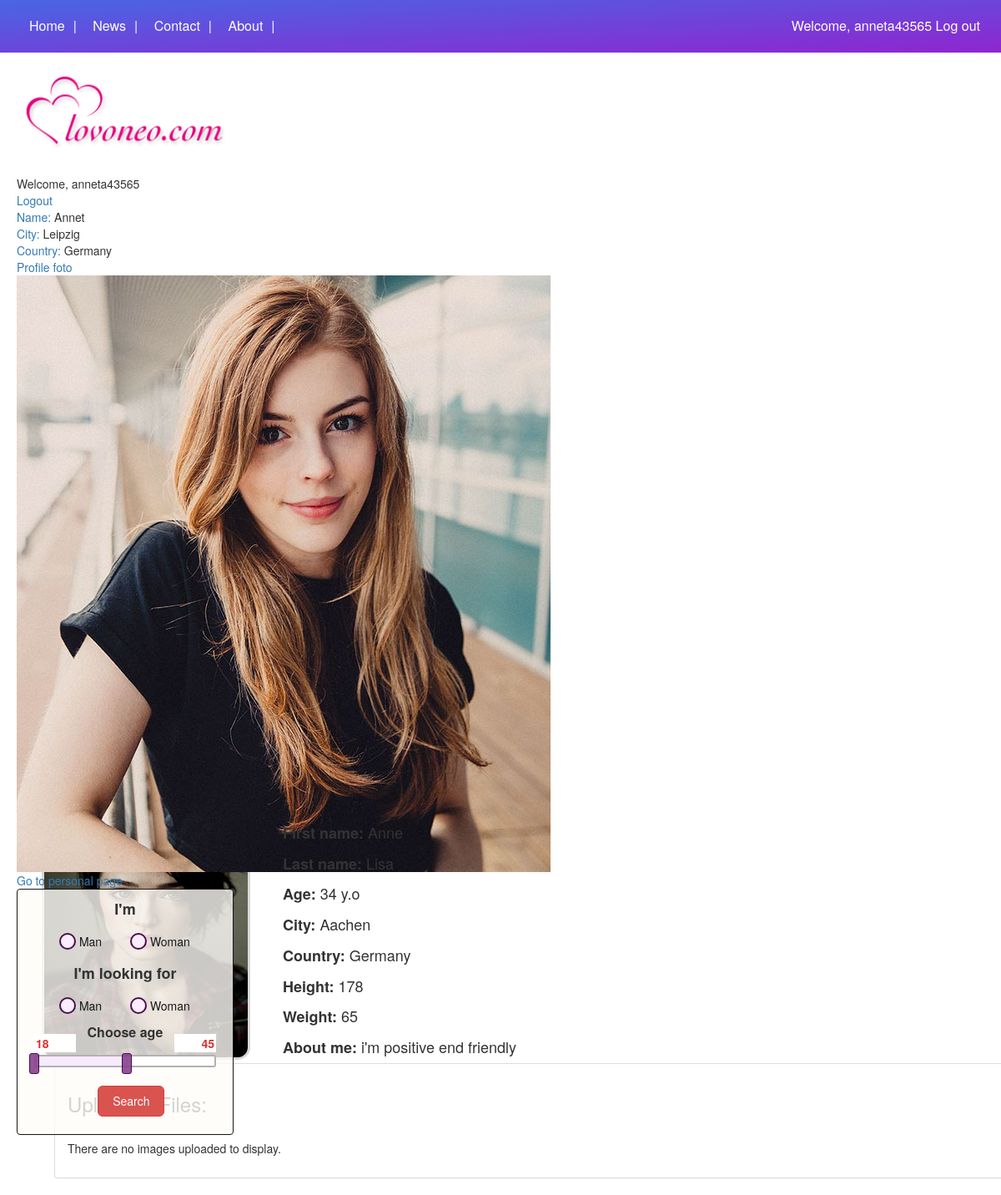
Page /personal_page.php?user_id=rfwdcvxsdfsdf (signed in) on the committed database.
### tables this page shows
CREATE TABLE `register_user` (
  `register_user_id` int(11) NOT NULL,
  `user_name` varchar(250) NOT NULL,
  `user_email` varchar(250) NOT NULL,
  `user_password` varchar(250) NOT NULL,
  `user_activation_code` varchar(250) NOT NULL,
  `user_id` varchar(255) NOT NULL,
  `user_email_status` enum('not verified','verified') NOT NULL,
  `first_name` varchar(1000) NOT NULL,
  `last_name` varchar(1000) NOT NULL,
  `country` varchar(1000) NOT NULL,
  `city` varchar(1000) NOT NULL,
  `birth_date` date DEFAULT NULL,
  `profile_foto` varchar(1000) NOT NULL,
  `details` varchar(1000) NOT NULL,
  `gender` varchar(255) NOT NULL,
  `weight` int(255) NOT NULL,
  `height` int(255) NOT NULL
);

### personal_page.php (the view, shortened to what this page needs)
<?php
$user_id=$_GET["user_id"];
$con = new PDO( DB_DSN, DB_USERNAME, DB_PASSWORD );
$sthandler = $con->prepare("SELECT TIMESTAMPDIFF(YEAR, `birth_date`, CURDATE()) AS age , first_name, last_name, country, city, details, height, weight, profile_foto FROM register_user WHERE user_id = '$user_id'");
$sthandler->execute();
?>
<head>
<link rel="stylesheet" href="style_personal_page.css">
<link rel="stylesheet" href="https://cdnjs.cloudflare.com/ajax/libs/jqueryui/1.12.1/jquery-ui.min.css">
<link rel="stylesheet" type="text/css" href="slick/slick.css"/>
<link rel="stylesheet" type="text/css" href="slick/slick-theme.css"/>
<link rel="stylesheet" href="https://maxcdn.bootstrapcdn.com/bootstrap/3.3.0/css/bootstrap.min.css">
</head>
<body>
    <header class="head fixed">
        <div class="wrap">
            <nav class="pull_left">
                <ul class="list-unstyled ">
                <a class="active" href="#home"><li class="li-item inline-block">Home</li></a>
                <a href="#news"><li class="li-item inline-block">News</li></a>
                <a href="#contact"><li class="li-item inline-block">Contact</li></a>
                <a href="#about"><li class="li-item inline-block">About</li></a>
                </ul>
            </nav>
            <div class="pull-right">
                <a class="welcom" > <?php
                    if (isset($_SESSION['user_name'])) {
                    echo 'Welcome, '.$_SESSION['user_name'];
                    }
                    ?>
                </a>
                <a href="#" class="log-in-out">
                <?php
                    if (isset($_SESSION['user_name'])) {
                    echo 'Log out';
                    }
                    else echo 'Log in';
                    ?>
                </a>
            </div>
        </div>
    </header>
    <div class="wrap">
    <section class="section-control inline-block  rel">
        <div class="logo"></div>
            <div class="form-signin"  method="POST">
                    <?php
                    if(isset($_SESSION['user_name']))
                    {
                    include("user_on.php");
                    }
                    else
                    {
                    include("login.php");
                    }
                    ?>
            </div>
            <div class=" form-log ">
                    <?php
                        include("filter.php");
                        ?>
    <div class="inline-block right-side">
        <section class="section-photo">
            <?php while($row = $sthandler->fetch(PDO::FETCH_ASSOC)) : ?>
            <div class="photo-box inline-block">
                <img src="<?php echo $row ['profile_foto']?>" class="photo-person">
            </div>
            <div class="inline-block rel">
                <div class="info">
                    <div class="info-info"><span class="key">First name: </span><?php echo $row ['first_name'] ?></div>
                    <div class="info-info"><span class="key">Last name: </span><?php echo $row ['last_name'] ?></div>
                    <div class="info-info"><span class="key">Age: </span><?php echo $row ['age'] ?> y.o</div>
                    <div class="info-info"><span class="key">City: </span><?php echo $row ['city'] ?></div>
                    <div class="info-info"><span class="key">Country: </span><?php echo $row ['country'] ?></div>
                    <div class="info-info"><span class="key">Height: </span><?php echo $row ['height'] ?></div>
                    <div class="info-info"><span class="key">Weight: </span><?php echo $row ['weight'] ?></div>
                    <div class="info-info"><span class="key">About me: </span><?php echo $row ['details'] ?></div>
                </div>
            <?php endwhile;?>
            </div>
            <div class="album">
                <?php
                include("fotos/view.php");
                ?>
            </div>
        </section>
    </div>
</body>

### user_on.php (shortened to what this page needs)
<?php
if(isset($_SESSION['user_name']))
{
echo 'Welcome, '.$_SESSION['user_name'];
echo '<br>';
echo '<a href="logout.php">Logout</a>';
}
?>
<div class="user_on">
<?php
include("connection.php");
$user_name = $_SESSION['user_name'];
$query = "SELECT * FROM register_user WHERE user_name = '$user_name'";
$mysql_result = mysqli_query($conn, $query);
?>
<?php
while ($row = mysqli_fetch_assoc($mysql_result)) :
?>
<a>Name:	</a><?php echo $row['first_name']; ?><br>
<a>City:	</a><?php echo $row['city'];?><br>
<a>Country:	</a><?php echo $row['country'];?><br>
<a>Profile foto	</a><img src = "<?php echo $row['profile_foto'];?>"><br>
<a href="personal_page_edit.php?user_activation_code=<?php echo $row['user_activation_code'];?>&&user_id=<?php echo $row['user_id'];?>">Go to personal page</a>
<?php endwhile; ?>
</div>

### filter.php (shortened to what this page needs)
<!DOCTYPE html>
<html>
	<head>
		<link rel="stylesheet" href="filter.css">
	</head>
	<body>
<div class="panel panel-2 panel-default">
    			        <div class="panel-body">
                            <form class="search rel" action="search_form.php" method="post">
                                        <div class=" rel">
                                            <h4 class="center search-text">I'm</h4>
                                            <div class="labeles-div">
                                                <label class="labeles">
                                                    <span class="radio-custom"></span>
                                                    <div class="label_r">Man</div>
                                                </label>
                                                <label class="labeles">
                                                    <span class="radio-custom"></span>
                                                    <div class="label_r">Woman</div>
                                                </label>
                                            </div>
                                        </div>
                                        <div class="rel">
                                            <h4 class="center  search-text">I'm looking for</h4>
                                            <div class="labeles-div">
                                                <label class="labeles">
                                                    <span class="radio-custom"></span>
                                                    <div class="label_r">Man</div>
                                                </label>
                                                <label class="labeles">
                                                    <span class="radio-custom"></span>
                                                    <div class="label_r">Woman</div>
                                                </label>
                                            </div>
                                        </div>
                                <div class="slider">
                                    <p class="center slider-age">Choose age</p>
                                    <div class="rel">
                                      <input type="text" class="inputs-age" name ="amount" id="amount" value="<?php echo isset($_POST['amount']) ? $_POST['amount'] : '' ?>" readonly>
                                      <input type="text" class="inputs-age" name ="amount-2" id="amount-2" value="<?php echo isset($_POST['amount-2']) ? $_POST['amount-2'] : '' ?>" readonly>
                                    </div>
                                    <div id="slider-range"></div>
                                </div>
                                <div class="form-group search-btn-block">
                                    <input class="search-btn btn btn-lg btn-danger" id="search" onclick="location.href = 'search_form.php';" type="submit" name="search" value="Search">
                                </div>
                            </form>
    			        </div>
    		        </div>
                </div>
</body>
</html>

### fotos/view.php (shortened to what this page needs)
<!DOCTYPE html>
<html lang="en">
		<link href="fotos/css/bootstrap.min.css" rel="stylesheet">
	<body>
		<div class="container">
			<div class="panel panel-default">
				<div class="panel-body">
					<h3>Uploaded Files:</h3>
					<br/>
					<?php
						$conn = mysqli_connect("localhost","lovoneo","ZMaLPF2-unV-ch","projekt");
						$query = "SELECT * FROM userfiles WHERE user_user_id= '$user_id'";
						$result = mysqli_query($conn, $query);
						if(mysqli_num_rows($result) > 0)
						{
							while($row = mysqli_fetch_assoc($result))
							{
								$url = $row["FilePath"]."/".$row["FileName"];
					?>
								<a href="<?php echo $url; ?>"><image src="<?php echo $url; ?>" class="images" /></a>
					<?php
							}
						}
						else
						{
					?>
						<p>There are no images uploaded to display.</p>
					<?php
						}
					?>
				</div>
			</div>
		</div>
	</body>
</html>

### style_personal_page.css (style rules this page uses)
.inline-block { display: inline-block; }
.rel { position: relative; }
.fixed { position: fixed; }
.center { text-align: center; }
.wrap { max-width: 1400px; padding-left: 20px; padding-right: 20px; margin: 0 auto; }
.head { background: linear-gradient(to top left,#8918ce, #3d5de4); opacity: 0.94 ; width: 100%; padding: 20px 5px; font-size: 16px; top:0; z-index: 1000; }
nav { width: 400px; display: inline-block !important; }
.pull-right { display: inline-block; }
.li-item { margin-left: 10px; padding-right: 5px; color: #ffffff; }
.li-item::after { content: "|"; padding-left: 10px; }
.head a { color: #ffffff !important; }
ul { margin-bottom: 0 !important; }
.logo { background: url('logo.png') no-repeat; background-size: cover; width: 260px; height: 100px; margin-bottom: 30px; }
.section-control { float: left; margin-top: 80px; width: 310px; height: 100%; clear: bottom; }
.right-side { max-width: 890px; }
.section-control .form-log { width: 260px; height: 350px; }
.section-control .panel-body { padding: 0 !important; }
.section-control .panel { background: #fffdf9cb; border-color: #181818 !important; }
.btn-lg { padding: 8px 0 !important; font-size: 14px !important; }
.section-photo { margin-top: 90px; padding-left: 50px; }
.photo-box { width: 250px; height: 300px; overflow: hidden; border: 3px solid #cfcfcfcc; border-radius: 15px; }
.photo-person { width: 250px; height: 300px; }
.info { position: absolute; top: -290px; left: 30px; width: 500px; font-size: 18px; }
.key { font-weight: 600; }
.info-info { padding: 5px; }

### filter.css (style rules this page uses)
.labeles-div { margin-left: 0px; margin-bottom: 10px; }
.labeles { margin-top: 2px; margin-left: 30px; font-size: 14px; display: inline-block; }
.search-text { font-weight: 600; padding-top: 4px; padding-bottom: 4px; }
.panel-2 { height: 295px; width: 260px; padding-left: 20px; padding-right: 20px; }
.slider-age { font-size: 16px; font-weight: 600; }
#amount, #amount-2 { position: absolute; font-size: 14px; color:#d63434; width: 50px; top: -20px; }
.search-btn-block { position: absolute; top: 225px; left: 35%; }
#slider-range { margin-top: 15px; }
#amount { left: 0; }
#amount-2 { right: 0; text-align: right; }
.inputs-age { border:0; font-weight:bold; }
.slider { position: absolute; top: 150px; left: 0; right: 0; }
.search-btn { font-size: 14px; width: 80px; }
.ui-slider-horizontal { height: 15px !important; }
.ui-widget.ui-widget-content { border: 2px solid #b1b1b1 !important; }
.radio-custom { width: 20px; height: 20px; border: 2px solid #4b0a50; border-radius: 3px; background: #f8eefc; position: relative; }
.radio-custom, .label_r { display: inline-block; vertical-align: middle; color: #181818; font-size: 14px; font-weight: 400; }
.radio-custom, .radio:checked + .radio-custom::before { border-radius: 50%; }

### rows in the picture
register_user: first_name "Annet", city "Leipzig", country "Germany", profile_foto (picture)
register_user: profile_foto (picture), first_name "Anne", age "34", city "Aachen", country "Germany", height "178", weight "65", details "i'm positive end friendly"

### other values in the picture
$_SESSION['user_name'] "anneta43565"
